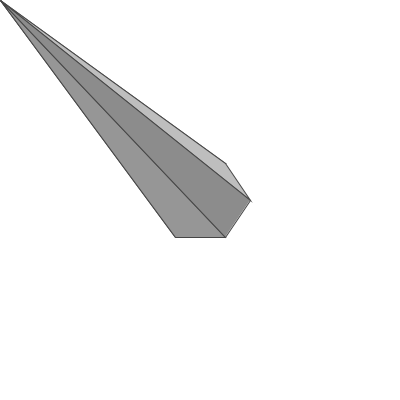
Frame 1 (no input)
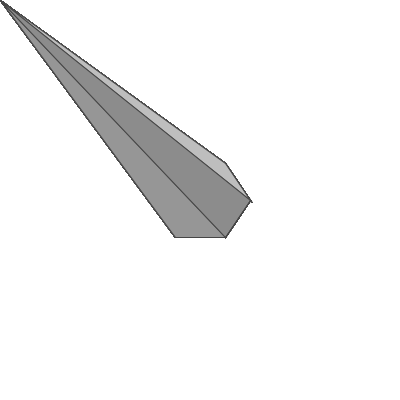
Frame 60 (the mouse pressed at the canvas centre just before this capture)
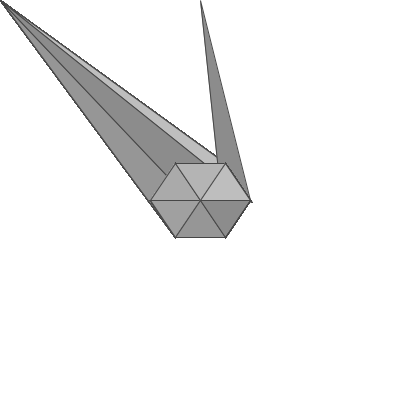
Frame 120 (the mouse held since frame 60 and released just before this capture)

The Processing sketch that drew these frames (run headless with seeded random() and noise(); from frame 60 on, the mouse is pressed at the canvas centre):

// Processing sketch: processing_116020
// ── processing_116020.pde

int counter;

void setup(){
size(400,400);
background(255);
smooth();

}

void draw()
{
  stroke(70);
  //lewy górny
fill(170);
triangle(150,200,mouseX,mouseY,175,163);

//środkowy górny
fill(180);
triangle(175,163,mouseX,mouseY,225,163);

//prawy górny
fill(190);
triangle(250,200,mouseX,mouseY,225,163);

//lewy dolny
fill(160);
triangle(150,200,mouseX,mouseY,175,237);

//środkowy dolny
fill(150);
triangle(175,237,mouseX,mouseY,225,237);

//prawy dolny
fill(140);
triangle(250,200,mouseX,pmouseY,225,237);

}
void mousePressed() {
  stroke(255);
 fill(255);
rect(0,0,400,400);

}
